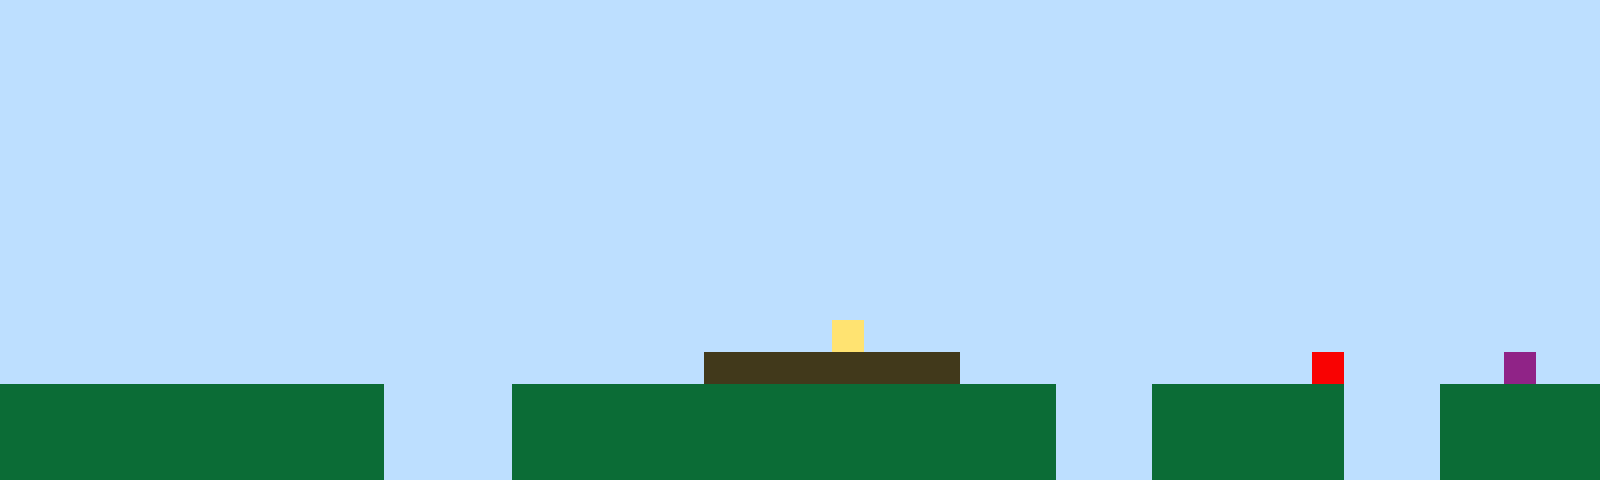

A level layout from a 2D game, rendered from its tile map. Below: a short description, then the map file with its tile-grid data intact:
An orthogonal 50x15 tile map with 32x32 px tiles, 1 tile layer (Tile Layer 1).

<map version="1.10" tiledversion="1.11.2" orientation="orthogonal" renderorder="right-up" width="50" height="15" tilewidth="32" tileheight="32" infinite="0" nextlayerid="2" nextobjectid="1"><editorsettings><export target="map1.csv" format="csv" /></editorsettings><tileset firstgid="1" name="sprites" tilewidth="32" tileheight="32" tilecount="6" columns="3"><image source="sprites.png" width="96" height="64" /></tileset><layer id="1" name="Tile Layer 1" width="50" height="15"><data encoding="csv">1,1,1,1,1,1,1,1,1,1,1,1,1,1,1,1,1,1,1,1,1,1,1,1,1,1,1,1,1,1,1,1,1,1,1,1,1,1,1,1,1,1,1,1,1,1,1,1,1,1,1,1,1,1,1,1,1,1,1,1,1,1,1,1,1,1,1,1,1,1,1,1,1,1,1,1,1,1,1,1,1,1,1,1,1,1,1,1,1,1,1,1,1,1,1,1,1,1,1,1,1,1,1,1,1,1,1,1,1,1,1,1,1,1,1,1,1,1,1,1,1,1,1,1,1,1,1,1,1,1,1,1,1,1,1,1,1,1,1,1,1,1,1,1,1,1,1,1,1,1,1,1,1,1,1,1,1,1,1,1,1,1,1,1,1,1,1,1,1,1,1,1,1,1,1,1,1,1,1,1,1,1,1,1,1,1,1,1,1,1,1,1,1,1,1,1,1,1,1,1,1,1,1,1,1,1,1,1,1,1,1,1,1,1,1,1,1,1,1,1,1,1,1,1,1,1,1,1,1,1,1,1,1,1,1,1,1,1,1,1,1,1,1,1,1,1,1,1,1,1,1,1,1,1,1,1,1,1,1,1,1,1,1,1,1,1,1,1,1,1,1,1,1,1,1,1,1,1,1,1,1,1,1,1,1,1,1,1,1,1,1,1,1,1,1,1,1,1,1,1,1,1,1,1,1,1,1,1,1,1,1,1,1,1,1,1,1,1,1,1,1,1,1,1,1,1,1,1,1,1,1,1,1,1,1,1,1,1,1,1,1,1,1,1,1,1,1,1,1,1,1,1,1,1,1,1,1,1,1,1,1,1,1,1,1,1,1,1,1,1,1,1,1,1,1,1,1,1,1,1,1,1,1,1,1,1,1,1,1,1,1,1,1,1,1,1,1,1,1,1,1,1,1,1,1,1,1,1,1,1,1,1,1,1,1,1,1,1,1,1,1,1,1,1,1,1,1,1,1,1,1,1,1,1,1,1,1,1,1,1,1,1,1,1,1,1,1,1,1,1,1,1,1,1,1,1,1,1,1,1,1,1,1,1,1,1,1,1,1,1,1,1,1,1,1,1,1,1,1,1,1,1,1,1,1,1,1,1,1,1,1,1,1,1,1,1,1,1,1,1,1,1,1,1,1,1,1,1,1,1,1,1,1,1,1,1,1,1,1,1,1,1,1,1,1,1,4,1,1,1,1,1,1,1,1,1,1,1,1,1,1,1,1,1,1,1,1,1,1,1,1,1,1,1,1,1,1,1,1,1,1,1,1,1,1,1,1,1,1,1,1,1,3,3,3,3,3,3,3,3,1,1,1,1,1,1,1,1,1,1,1,5,1,1,1,1,1,6,1,1,2,2,2,2,2,2,2,2,2,2,2,2,1,1,1,1,2,2,2,2,2,2,2,2,2,2,2,2,2,2,2,2,2,1,1,1,2,2,2,2,2,2,1,1,1,2,2,2,2,2,2,2,2,2,2,2,2,2,2,2,2,2,1,1,1,1,2,2,2,2,2,2,2,2,2,2,2,2,2,2,2,2,2,1,1,1,2,2,2,2,2,2,1,1,1,2,2,2,2,2,2,2,2,2,2,2,2,2,2,2,2,2,1,1,1,1,2,2,2,2,2,2,2,2,2,2,2,2,2,2,2,2,2,1,1,1,2,2,2,2,2,2,1,1,1,2,2,2,2,2</data></layer></map>
